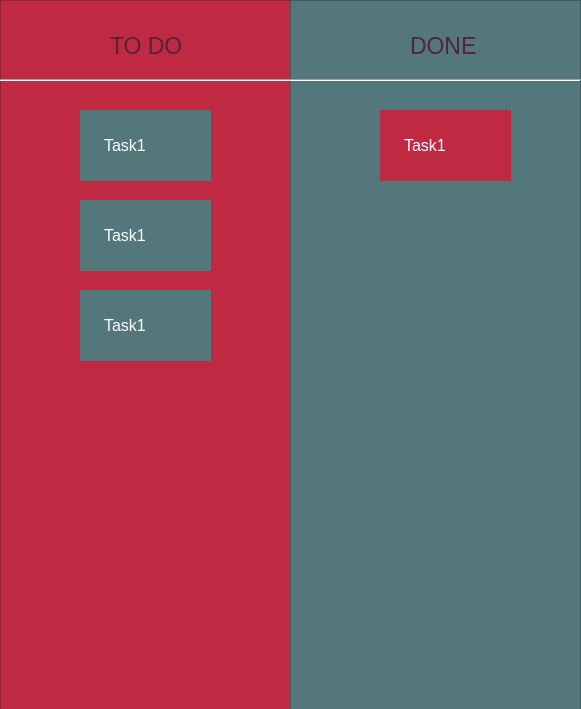
<?xml version="1.0" encoding="UTF-8"?>
<ui version="4.0">
 <class>Form</class>
 <widget class="QWidget" name="Form">
  <property name="geometry">
   <rect>
    <x>0</x>
    <y>0</y>
    <width>581</width>
    <height>709</height>
   </rect>
  </property>
  <property name="windowTitle">
   <string>Form</string>
  </property>
  <property name="styleSheet">
   <string notr="true">background: #53777A</string>
  </property>
  <widget class="QLabel" name="label">
   <property name="geometry">
    <rect>
     <x>110</x>
     <y>20</y>
     <width>111</width>
     <height>51</height>
    </rect>
   </property>
   <property name="styleSheet">
    <string notr="true">background: none; color: #542437; font: 17pt; </string>
   </property>
   <property name="text">
    <string>TO DO</string>
   </property>
  </widget>
  <widget class="QColumnView" name="columnView">
   <property name="geometry">
    <rect>
     <x>290</x>
     <y>0</y>
     <width>291</width>
     <height>711</height>
    </rect>
   </property>
  </widget>
  <widget class="QColumnView" name="columnView_2">
   <property name="geometry">
    <rect>
     <x>0</x>
     <y>0</y>
     <width>291</width>
     <height>711</height>
    </rect>
   </property>
   <property name="styleSheet">
    <string notr="true">background: #C02942</string>
   </property>
  </widget>
  <widget class="QLabel" name="label_2">
   <property name="geometry">
    <rect>
     <x>410</x>
     <y>20</y>
     <width>91</width>
     <height>51</height>
    </rect>
   </property>
   <property name="styleSheet">
    <string notr="true">background: none; color: #542437; font: 17pt; </string>
   </property>
   <property name="text">
    <string>DONE</string>
   </property>
  </widget>
  <widget class="Line" name="line">
   <property name="geometry">
    <rect>
     <x>-10</x>
     <y>70</y>
     <width>591</width>
     <height>20</height>
    </rect>
   </property>
   <property name="styleSheet">
    <string notr="true">background: none</string>
   </property>
   <property name="orientation">
    <enum>Qt::Horizontal</enum>
   </property>
  </widget>
  <widget class="QLabel" name="label_3">
   <property name="geometry">
    <rect>
     <x>80</x>
     <y>110</y>
     <width>131</width>
     <height>71</height>
    </rect>
   </property>
   <property name="styleSheet">
    <string notr="true">padding: 20px; color: white; font: 16px</string>
   </property>
   <property name="text">
    <string>Task1</string>
   </property>
  </widget>
  <widget class="QLabel" name="label_4">
   <property name="geometry">
    <rect>
     <x>80</x>
     <y>200</y>
     <width>131</width>
     <height>71</height>
    </rect>
   </property>
   <property name="styleSheet">
    <string notr="true">padding: 20px; color: white; font: 16px</string>
   </property>
   <property name="text">
    <string>Task1</string>
   </property>
  </widget>
  <widget class="QLabel" name="label_5">
   <property name="geometry">
    <rect>
     <x>80</x>
     <y>290</y>
     <width>131</width>
     <height>71</height>
    </rect>
   </property>
   <property name="styleSheet">
    <string notr="true">padding: 20px; color: white; font: 16px</string>
   </property>
   <property name="text">
    <string>Task1</string>
   </property>
  </widget>
  <widget class="QLabel" name="label_6">
   <property name="geometry">
    <rect>
     <x>380</x>
     <y>110</y>
     <width>131</width>
     <height>71</height>
    </rect>
   </property>
   <property name="styleSheet">
    <string notr="true">padding: 20px; color: white; font: 16px;background: #C02942</string>
   </property>
   <property name="text">
    <string>Task1</string>
   </property>
  </widget>
  <zorder>columnView_2</zorder>
  <zorder>label</zorder>
  <zorder>columnView</zorder>
  <zorder>label_2</zorder>
  <zorder>line</zorder>
  <zorder>label_3</zorder>
  <zorder>label_4</zorder>
  <zorder>label_5</zorder>
  <zorder>label_6</zorder>
 </widget>
 <resources/>
 <connections/>
</ui>
